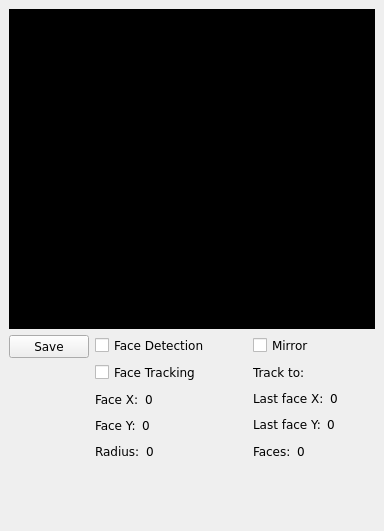
   <widget class="QDockWidget" name="dockCamera" >
    <property name="geometry" >
     <rect>
      <x>10</x>
      <y>230</y>
      <width>384</width>
      <height>531</height>
     </rect>
    </property>
    <property name="sizePolicy" >
     <sizepolicy vsizetype="Expanding" hsizetype="Expanding" >
      <horstretch>0</horstretch>
      <verstretch>0</verstretch>
     </sizepolicy>
    </property>
    <property name="features" >
     <set>QDockWidget::AllDockWidgetFeatures</set>
    </property>
    <property name="allowedAreas" >
     <set>Qt::LeftDockWidgetArea</set>
    </property>
    <property name="windowTitle" >
     <string>Camera</string>
    </property>
    <widget class="QWidget" name="dockWidgetContents_11" >
     <layout class="QGridLayout" name="gridLayout_11" >
      <item row="0" column="0" >
       <layout class="QVBoxLayout" name="verticalLayout_11" >
        <item>
         <widget class="QtGLContext" native="1" name="frameCamera" >
          <property name="sizePolicy" >
           <sizepolicy vsizetype="MinimumExpanding" hsizetype="MinimumExpanding" >
            <horstretch>0</horstretch>
            <verstretch>0</verstretch>
           </sizepolicy>
          </property>
          <property name="minimumSize" >
           <size>
            <width>240</width>
            <height>320</height>
           </size>
          </property>
          <property name="palette" >
           <palette>
            <active>
             <colorrole role="Window" >
              <brush brushstyle="SolidPattern" >
               <color alpha="255" >
                <red>0</red>
                <green>0</green>
                <blue>0</blue>
               </color>
              </brush>
             </colorrole>
            </active>
            <inactive>
             <colorrole role="Window" >
              <brush brushstyle="SolidPattern" >
               <color alpha="255" >
                <red>0</red>
                <green>0</green>
                <blue>0</blue>
               </color>
              </brush>
             </colorrole>
            </inactive>
            <disabled>
             <colorrole role="Window" >
              <brush brushstyle="SolidPattern" >
               <color alpha="255" >
                <red>0</red>
                <green>0</green>
                <blue>0</blue>
               </color>
              </brush>
             </colorrole>
            </disabled>
           </palette>
          </property>
          <property name="font" >
           <font>
            <family>Verdana</family>
           </font>
          </property>
          <property name="autoFillBackground" >
           <bool>true</bool>
          </property>
         </widget>
        </item>
        <item>
         <layout class="QHBoxLayout" name="horizontalLayout_10" >
          <item>
           <layout class="QVBoxLayout" name="name0" >
            <item>
             <widget class="QPushButton" name="btnSavePicture" >
              <property name="font" >
               <font>
                <family>Verdana</family>
               </font>
              </property>
              <property name="text" >
               <string>Save</string>
              </property>
              <property name="icon" >
               <iconset resource="../direcs.qrc" >
                <normaloff>:/images/images/hdd.png</normaloff>:/images/images/hdd.png</iconset>
              </property>
             </widget>
            </item>
            <item>
             <spacer name="verticalSpacer_2" >
              <property name="orientation" >
               <enum>Qt::Vertical</enum>
              </property>
              <property name="sizeHint" stdset="0" >
               <size>
                <width>20</width>
                <height>40</height>
               </size>
              </property>
             </spacer>
            </item>
           </layout>
          </item>
          <item>
           <layout class="QGridLayout" name="gridLayout_13" >
            <item row="0" column="0" >
             <layout class="QVBoxLayout" name="verticalLayout_3" >
              <item>
               <widget class="QCheckBox" name="checkBoxFaceDetection" >
                <property name="font" >
                 <font>
                  <family>Verdana</family>
                 </font>
                </property>
                <property name="text" >
                 <string>Face Detection</string>
                </property>
               </widget>
              </item>
              <item>
               <widget class="QCheckBox" name="checkBoxFaceTracking" >
                <property name="font" >
                 <font>
                  <family>Verdana</family>
                 </font>
                </property>
                <property name="text" >
                 <string>Face Tracking</string>
                </property>
               </widget>
              </item>
              <item>
               <layout class="QHBoxLayout" name="horizontalLayout_4" >
                <item>
                 <widget class="QLabel" name="textLabel2_8" >
                  <property name="font" >
                   <font>
                    <family>Verdana</family>
                   </font>
                  </property>
                  <property name="text" >
                   <string>Face X:</string>
                  </property>
                 </widget>
                </item>
                <item>
                 <widget class="QLabel" name="lblFaceX" >
                  <property name="font" >
                   <font>
                    <family>Verdana</family>
                   </font>
                  </property>
                  <property name="text" >
                   <string>0</string>
                  </property>
                 </widget>
                </item>
                <item>
                 <spacer name="horizontalSpacer_8" >
                  <property name="orientation" >
                   <enum>Qt::Horizontal</enum>
                  </property>
                  <property name="sizeHint" stdset="0" >
                   <size>
                    <width>40</width>
                    <height>20</height>
                   </size>
                  </property>
                 </spacer>
                </item>
               </layout>
              </item>
              <item>
               <layout class="QHBoxLayout" name="horizontalLayout_5" >
                <item>
                 <widget class="QLabel" name="textLabel2_9" >
                  <property name="font" >
                   <font>
                    <family>Verdana</family>
                   </font>
                  </property>
                  <property name="text" >
                   <string>Face Y:</string>
                  </property>
                 </widget>
                </item>
                <item>
                 <widget class="QLabel" name="lblFaceY" >
                  <property name="font" >
                   <font>
                    <family>Verdana</family>
                   </font>
                  </property>
                  <property name="text" >
                   <string>0</string>
                  </property>
                 </widget>
                </item>
                <item>
                 <spacer name="horizontalSpacer_11" >
                  <property name="orientation" >
                   <enum>Qt::Horizontal</enum>
                  </property>
                  <property name="sizeHint" stdset="0" >
                   <size>
                    <width>40</width>
                    <height>20</height>
                   </size>
                  </property>
                 </spacer>
                </item>
               </layout>
              </item>
              <item>
               <layout class="QHBoxLayout" name="horizontalLayout_6" >
                <item>
                 <widget class="QLabel" name="textLabel2_10" >
                  <property name="font" >
                   <font>
                    <family>Verdana</family>
                   </font>
                  </property>
                  <property name="text" >
                   <string>Radius:</string>
                  </property>
                 </widget>
                </item>
                <item>
                 <widget class="QLabel" name="lblFaceRadius" >
                  <property name="font" >
                   <font>
                    <family>Verdana</family>
                   </font>
                  </property>
                  <property name="text" >
                   <string>0</string>
                  </property>
                 </widget>
                </item>
                <item>
                 <spacer name="horizontalSpacer_12" >
                  <property name="orientation" >
                   <enum>Qt::Horizontal</enum>
                  </property>
                  <property name="sizeHint" stdset="0" >
                   <size>
                    <width>40</width>
                    <height>20</height>
                   </size>
                  </property>
                 </spacer>
                </item>
               </layout>
              </item>
             </layout>
            </item>
            <item row="0" column="1" >
             <spacer name="horizontalSpacer" >
              <property name="orientation" >
               <enum>Qt::Horizontal</enum>
              </property>
              <property name="sizeHint" stdset="0" >
               <size>
                <width>40</width>
                <height>20</height>
               </size>
              </property>
             </spacer>
            </item>
            <item row="0" column="2" >
             <layout class="QVBoxLayout" name="verticalLayout_7" >
              <item>
               <widget class="QCheckBox" name="checkBoxMirror" >
                <property name="font" >
                 <font>
                  <family>Verdana</family>
                 </font>
                </property>
                <property name="text" >
                 <string>Mirror</string>
                </property>
               </widget>
              </item>
              <item>
               <layout class="QHBoxLayout" name="horizontalLayout_7" >
                <item>
                 <widget class="QLabel" name="textLabel2_11" >
                  <property name="font" >
                   <font>
                    <family>Verdana</family>
                   </font>
                  </property>
                  <property name="text" >
                   <string>Track to:</string>
                  </property>
                 </widget>
                </item>
                <item>
                 <widget class="QLabel" name="lblFaceTrackTo" >
                  <property name="sizePolicy" >
                   <sizepolicy vsizetype="Fixed" hsizetype="Fixed" >
                    <horstretch>0</horstretch>
                    <verstretch>0</verstretch>
                   </sizepolicy>
                  </property>
                  <property name="font" >
                   <font>
                    <family>Verdana</family>
                   </font>
                  </property>
                  <property name="pixmap" >
                   <pixmap resource="../direcs.qrc" >:/images/images/middle.png</pixmap>
                  </property>
                  <property name="scaledContents" >
                   <bool>true</bool>
                  </property>
                 </widget>
                </item>
                <item>
                 <spacer name="horizontalSpacer_6" >
                  <property name="orientation" >
                   <enum>Qt::Horizontal</enum>
                  </property>
                  <property name="sizeHint" stdset="0" >
                   <size>
                    <width>40</width>
                    <height>20</height>
                   </size>
                  </property>
                 </spacer>
                </item>
               </layout>
              </item>
              <item>
               <layout class="QHBoxLayout" name="horizontalLayout_8" >
                <item>
                 <widget class="QLabel" name="textLabel2_12" >
                  <property name="font" >
                   <font>
                    <family>Verdana</family>
                   </font>
                  </property>
                  <property name="text" >
                   <string>Last face X:</string>
                  </property>
                 </widget>
                </item>
                <item>
                 <widget class="QLabel" name="lblLastFaceX" >
                  <property name="font" >
                   <font>
                    <family>Verdana</family>
                   </font>
                  </property>
                  <property name="text" >
                   <string>0</string>
                  </property>
                 </widget>
                </item>
                <item>
                 <spacer name="horizontalSpacer_7" >
                  <property name="orientation" >
                   <enum>Qt::Horizontal</enum>
                  </property>
                  <property name="sizeHint" stdset="0" >
                   <size>
                    <width>40</width>
                    <height>20</height>
                   </size>
                  </property>
                 </spacer>
                </item>
               </layout>
              </item>
              <item>
               <layout class="QHBoxLayout" name="horizontalLayout_9" >
                <item>
                 <widget class="QLabel" name="textLabel2_13" >
                  <property name="font" >
                   <font>
                    <family>Verdana</family>
                   </font>
                  </property>
                  <property name="text" >
                   <string>Last face Y:</string>
                  </property>
                 </widget>
                </item>
                <item>
                 <widget class="QLabel" name="lblLastFaceY" >
                  <property name="font" >
                   <font>
                    <family>Verdana</family>
                   </font>
                  </property>
                  <property name="text" >
                   <string>0</string>
                  </property>
                 </widget>
                </item>
                <item>
                 <spacer name="horizontalSpacer_10" >
                  <property name="orientation" >
                   <enum>Qt::Horizontal</enum>
                  </property>
                  <property name="sizeHint" stdset="0" >
                   <size>
                    <width>40</width>
                    <height>20</height>
                   </size>
                  </property>
                 </spacer>
                </item>
               </layout>
              </item>
              <item>
               <layout class="QHBoxLayout" name="horizontalLayout_11" >
                <item>
                 <widget class="QLabel" name="textLabel2_14" >
                  <property name="font" >
                   <font>
                    <family>Verdana</family>
                   </font>
                  </property>
                  <property name="text" >
                   <string>Faces:</string>
                  </property>
                 </widget>
                </item>
                <item>
                 <widget class="QLabel" name="lblFaces" >
                  <property name="font" >
                   <font>
                    <family>Verdana</family>
                   </font>
                  </property>
                  <property name="text" >
                   <string>0</string>
                  </property>
                 </widget>
                </item>
                <item>
                 <spacer name="horizontalSpacer_9" >
                  <property name="orientation" >
                   <enum>Qt::Horizontal</enum>
                  </property>
                  <property name="sizeHint" stdset="0" >
                   <size>
                    <width>40</width>
                    <height>20</height>
                   </size>
                  </property>
                 </spacer>
                </item>
               </layout>
              </item>
             </layout>
            </item>
            <item row="1" column="1" >
             <spacer name="verticalSpacer_3" >
              <property name="orientation" >
               <enum>Qt::Vertical</enum>
              </property>
              <property name="sizeHint" stdset="0" >
               <size>
                <width>20</width>
                <height>40</height>
               </size>
              </property>
             </spacer>
            </item>
           </layout>
          </item>
         </layout>
        </item>
       </layout>
      </item>
     </layout>
    </widget>
   </widget>
